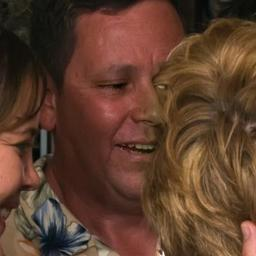
#> input picture fake_3.jpg, 256 x 256 px; its folder holds only this picture in this run
$ python -i train_model.py   (imports and definitions only)
#> lines starting #> are read from the running program, lines starting #| are printed output that depends on the picture
#> further down, picture is the input picture: shape (256, 256, 3); mean B, G, R 44.5, 61.5, 92.5
import cv2
import numpy as np
from skimage.feature import local_binary_pattern
import os
import joblib
from sklearn.model_selection import train_test_split
from sklearn.ensemble import RandomForestClassifier
from sklearn.metrics import classification_report

# Function to extract LBP features from images
def extract_lbp_features(image, img_size=(128, 128)):
    """
    Extract LBP (Local Binary Pattern) features from an image.

    Args:
        image (np.array): Input image.
        img_size (tuple): Resize image to this size before processing.

    Returns:
        np.array: Flattened feature vector.
    """
#> called with img_size = (128, 128)
    resized_image = cv2.resize(image, img_size)
    gray = cv2.cvtColor(resized_image, cv2.COLOR_BGR2GRAY)
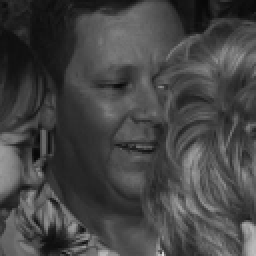
#> gray: shape (128, 128) (shown 2 times larger); min 7, max 218, mean 69
    lbp = local_binary_pattern(gray, P=24, R=3, method="uniform")
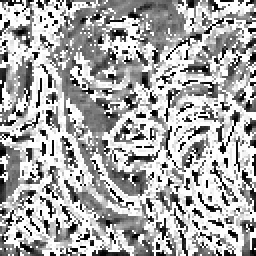
#> lbp: shape (128, 128) float64 (shown 2 times larger); min 0, max 25, mean 16.6; drawn with min black and max white
    hist, _ = np.histogram(lbp.ravel(), bins=np.arange(0, 27), range=(0, 26))
#> hist = 26 values, max 6043 at index 25, min 226 at index 20, mean 630.2
    return hist / hist.sum()  # Normalize histogram

# Function to process dataset and extract features
def process_dataset(data_dir, img_size=(128, 128)):
    """
    Process dataset of real and fake images to extract features and labels.

    Args:
        data_dir (str): Path to dataset directory (e.g., with 'real' and 'fake' subfolders).
        img_size (tuple): Resize images to this size before processing.

    Returns:
        tuple: Features and labels.
    """
    features, labels = [], []
    for label, sub_dir in enumerate(["real", "fake"]):
        sub_dir_path = os.path.join(data_dir, sub_dir)
        for image_name in os.listdir(sub_dir_path):
            image_path = os.path.join(sub_dir_path, image_name)
            image = cv2.imread(image_path)
            if image is not None:
                features.append(extract_lbp_features(image, img_size))
                labels.append(label)
    return np.array(features), np.array(labels)

# [9 lines not run here, left out]

>>> import cv2
>>> picture = cv2.imread('fake_3.jpg')
>>> result = extract_lbp_features(picture)
#> result = 26 values, max 0.369 at index 25, min 0.0138 at index 20, mean 0.0385

$ run again, on fake_4.jpg
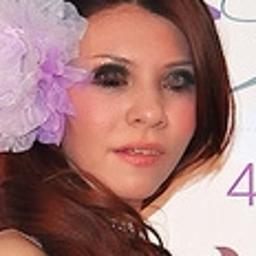
#> input picture fake_4.jpg, 256 x 256 px
#> picture is the input picture: shape (256, 256, 3); mean B, G, R 121.6, 124.3, 166.8
#> in extract_lbp_features, `gray = cv2.cvtColor(resized_image, cv2.COLOR_BGR2GRAY)`:
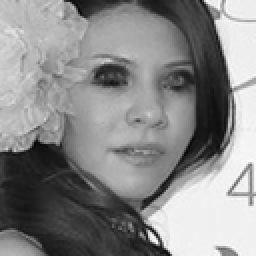
#> gray: shape (128, 128) (shown 2 times larger); min 5, max 252, mean 136.9
#> in extract_lbp_features, `lbp = local_binary_pattern(gray, P=24, R=3, method="uniform")`:
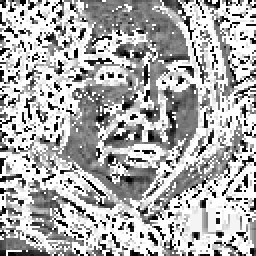
#> lbp: shape (128, 128) float64 (shown 2 times larger); min 0, max 25, mean 17; drawn with min black and max white
#> hist = 26 values, max 6398 at index 25, min 188 at index 6, mean 630.2
#> result = 26 values, max 0.391 at index 25, min 0.0115 at index 6, mean 0.0385

$ run again, on fake_5.jpg
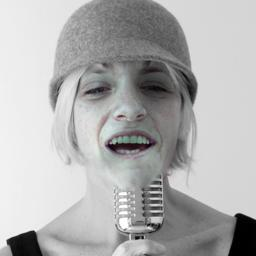
#> input picture fake_5.jpg, 256 x 256 px
#> picture is the input picture: shape (256, 256, 3); mean B, G, R 176.8, 176.9, 176.8
#> in extract_lbp_features, `resized_image = cv2.resize(image, img_size)`:
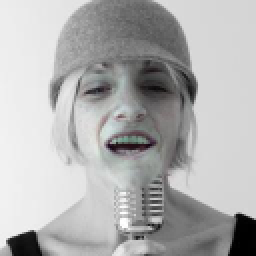
#> resized_image: shape (128, 128, 3) (shown 2 times larger); mean B, G, R 176.9, 177, 176.9
#> in extract_lbp_features, `lbp = local_binary_pattern(gray, P=24, R=3, method="uniform")`:
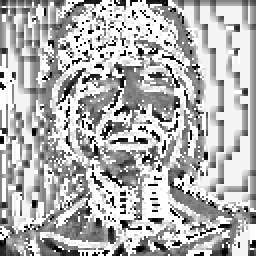
#> lbp: shape (128, 128) float64 (shown 2 times larger); min 0, max 25, mean 17.5; drawn with min black and max white
#> hist = 26 values, max 4428 at index 25, min 139 at index 6, mean 630.2
#> result = 26 values, max 0.27 at index 25, min 0.00848 at index 6, mean 0.0385

$ run again, on fake_6.jpg
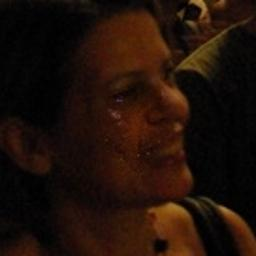
#> input picture fake_6.jpg, 256 x 256 px
#> picture is the input picture: shape (256, 256, 3); mean B, G, R 8.3, 16.3, 32.5
#> in extract_lbp_features, `gray = cv2.cvtColor(resized_image, cv2.COLOR_BGR2GRAY)`:
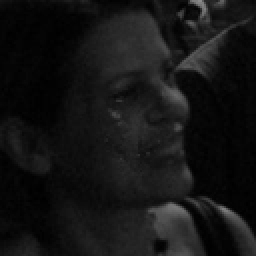
#> gray: shape (128, 128) (shown 2 times larger); min 0, max 138, mean 20.4
#> in extract_lbp_features, `lbp = local_binary_pattern(gray, P=24, R=3, method="uniform")`:
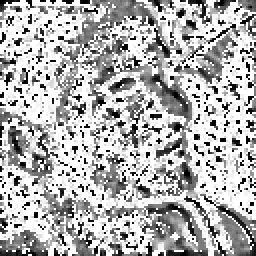
#> lbp: shape (128, 128) float64 (shown 2 times larger); min 0, max 25, mean 17.4; drawn with min black and max white
#> hist = 26 values, max 6883 at index 25, min 177 at index 18, mean 630.2
#> result = 26 values, max 0.42 at index 25, min 0.0108 at index 18, mean 0.0385
